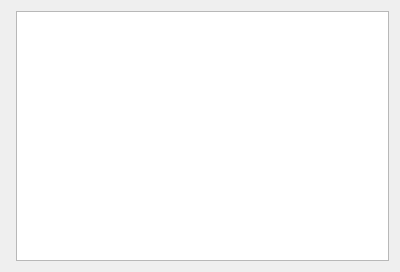
<?xml version="1.0" encoding="UTF-8"?>
<ui version="4.0">
 <class>Dialog</class>
 <widget class="QDialog" name="Dialog">
  <property name="geometry">
   <rect>
    <x>0</x>
    <y>0</y>
    <width>400</width>
    <height>268</height>
   </rect>
  </property>
  <property name="sizePolicy">
   <sizepolicy hsizetype="Maximum" vsizetype="Minimum">
    <horstretch>0</horstretch>
    <verstretch>0</verstretch>
   </sizepolicy>
  </property>
  <property name="windowTitle">
   <string>Dialog</string>
  </property>
  <property name="layoutDirection">
   <enum>Qt::LeftToRight</enum>
  </property>
  <property name="styleSheet">
   <string notr="true"/>
  </property>
  <layout class="QHBoxLayout" name="horizontalLayout">
   <item>
    <spacer name="horizontalSpacer">
     <property name="orientation">
      <enum>Qt::Horizontal</enum>
     </property>
     <property name="sizeType">
      <enum>QSizePolicy::Fixed</enum>
     </property>
     <property name="sizeHint" stdset="0">
      <size>
       <width>5</width>
       <height>20</height>
      </size>
     </property>
    </spacer>
   </item>
   <item>
    <widget class="QTableView" name="tableView">
     <property name="sizePolicy">
      <sizepolicy hsizetype="Expanding" vsizetype="Expanding">
       <horstretch>0</horstretch>
       <verstretch>0</verstretch>
      </sizepolicy>
     </property>
     <property name="minimumSize">
      <size>
       <width>200</width>
       <height>250</height>
      </size>
     </property>
    </widget>
   </item>
  </layout>
 </widget>
 <resources/>
 <connections/>
</ui>
